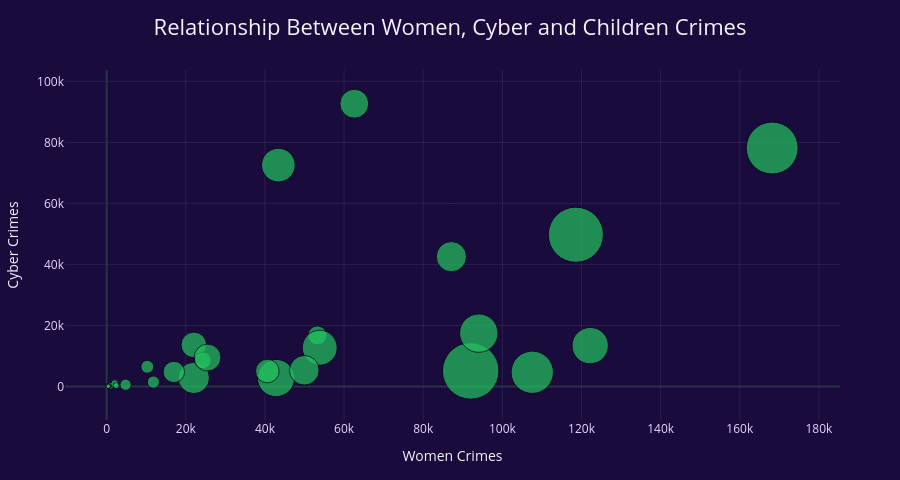

Notebook code cell kept with this figure:
### Code cell
# =========================
# FIG 8 — Relationship Analysis (Scatter Plot)
# =========================

scatter_df = (
    dff.groupby(["State", "Dataset"])["Value"]
    .sum()
    .reset_index()
    .pivot(index="State", columns="Dataset", values="Value")
    .fillna(0)
    .reset_index()
)

fig8 = px.scatter(
    scatter_df,
    x="Women",
    y="Cyber",
    size="Children",
    hover_name="State",
    title="Relationship Between Women, Cyber and Children Crimes",
    size_max=40
)

fig8.update_traces(
    marker=dict(
        color="#22c55e",
        opacity=0.7,
        line=dict(width=1, color="#0b0320")
    )
)

fig8.update_layout(
    template="plotly_dark",
    paper_bgcolor="#1a0b3d",
    plot_bgcolor="#1a0b3d",

    title=dict(
        x=0.5,
        font=dict(size=22, color="#f5f3ff")
    ),

    xaxis=dict(
        title="Women Crimes",
        showgrid=True,
        gridcolor="rgba(255,255,255,0.08)",
        tickfont=dict(color="#e9d5ff")
    ),

    yaxis=dict(
        title="Cyber Crimes",
        showgrid=True,
        gridcolor="rgba(255,255,255,0.08)",
        tickfont=dict(color="#e9d5ff")
    ),

    height=480,
    margin=dict(l=60, r=60, t=70, b=60)
)

fig8.show()

### Figure 1 — Plotly figure (JSON) as saved in the notebook; plotly's stock layout.template omitted (floating-point values rounded to 4 significant figures)
{"data": [{"hovertemplate": "<b>%{hovertext}</b><br><br>Women=%{x}<br>Cyber=%{y}<br>Children=%{marker.size}<extra></extra>", "hovertext": ["A&N Islands", "Andhra Pradesh", "Arunachal Pradesh", "Assam", "Bihar", "Chandigarh", "Chhattisgarh", "D&N Haveli and Daman & Diu", "Delhi", "Goa", "Gujarat", "Haryana", "Himachal Pradesh", "Jammu & Kashmir", "Jharkhand", "Karnataka", "Kerala", "Ladakh", "Lakshadweep", "Madhya Pradesh", "Maharashtra", "Manipur", "Meghalaya", "Mizoram", "Nagaland", "Odisha", "Puducherry", "Punjab", "Rajasthan", "Sikkim", "Tamil Nadu", "Telangana", "Tripura", "Uttar Pradesh", "Uttarakhand", "West Bengal"], "legendgroup": "", "marker": {"color": "#22c55e", "line": {"color": "#0b0320", "width": 1}, "opacity": 0.7, "size": [402.0, 9699.0, 645.0, 24450.0, 32740.0, 1152.0, 26280.0, 453.0, 37080.0, 594.0, 17560.0, 23490.0, 3435.0, 4002.0, 7446.0, 30260.0, 14940.0, 3.0, 54.0, 85440.0, 81160.0, 555.0, 1665.0, 378.0, 186.0, 39440.0, 468.0, 12270.0, 35390.0, 561.0, 19260.0, 22360.0, 1038.0, 72100.0, 4533.0, 48000.0], "sizemode": "area", "sizeref": 53.4, "symbol": "circle"}, "mode": "markers", "name": "", "orientation": "v", "showlegend": false, "type": "scatter", "x": [507.0, 53250.0, 1098.0, 87120.0, 53850.0, 1029.0, 22030.0, 297.0, 42810.0, 672.0, 22030.0, 49960.0, 4797.0, 11810.0, 24330.0, 43400.0, 40610.0, 54.0, 27.0, 92000.0, 118600.0, 906.0, 2055.0, 528.0, 162.0, 94050.0, 459.0, 16980.0, 122200.0, 390.0, 25500.0, 62590.0, 2421.0, 168200.0, 10290.0, 107600.0], "xaxis": "x", "y": [156.0, 16740.0, 405.0, 42550.0, 12710.0, 219.0, 2817.0, 126.0, 2772.0, 333.0, 13630.0, 5328.0, 591.0, 1455.0, 8553.0, 72560.0, 5073.0, 147.0, 114.0, 5124.0, 49750.0, 642.0, 966.0, 315.0, 123.0, 17490.0, 108.0, 4773.0, 13400.0, 66.0, 9495.0, 92690.0, 285.0, 78160.0, 6468.0, 4668.0], "yaxis": "y"}], "layout": {"height": 480, "legend": {"itemsizing": "constant", "tracegroupgap": 0}, "margin": {"b": 60, "l": 60, "r": 60, "t": 70}, "paper_bgcolor": "#1a0b3d", "plot_bgcolor": "#1a0b3d", "title": {"font": {"color": "#f5f3ff", "size": 22}, "text": "Relationship Between Women, Cyber and Children Crimes", "x": 0.5}, "xaxis": {"anchor": "y", "domain": [0, 1], "gridcolor": "rgba(255,255,255,0.08)", "showgrid": true, "tickfont": {"color": "#e9d5ff"}, "title": {"text": "Women Crimes"}}, "yaxis": {"anchor": "x", "domain": [0, 1], "gridcolor": "rgba(255,255,255,0.08)", "showgrid": true, "tickfont": {"color": "#e9d5ff"}, "title": {"text": "Cyber Crimes"}}}}
